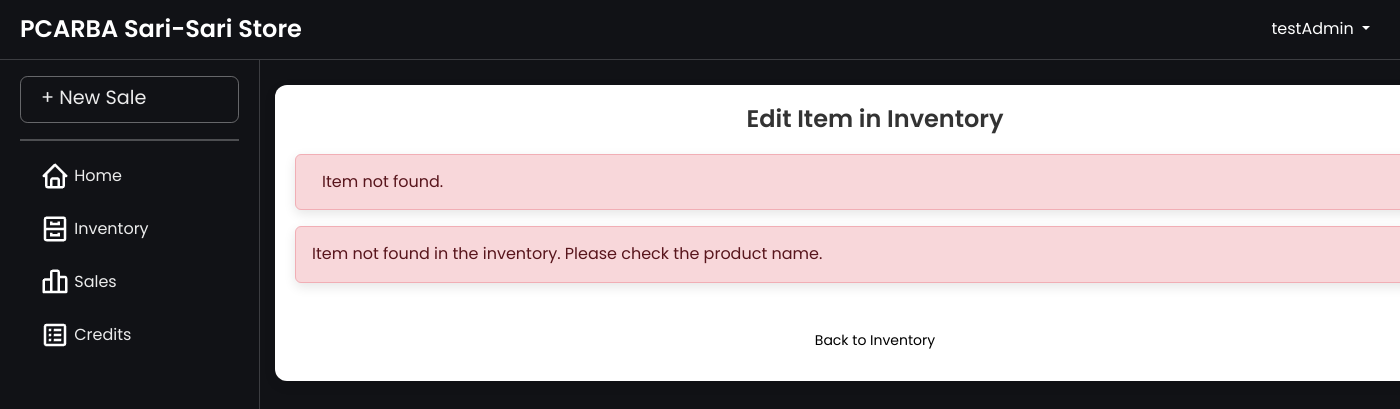
Before: /editProduct.php?productName=test (signed in) with the older database file.
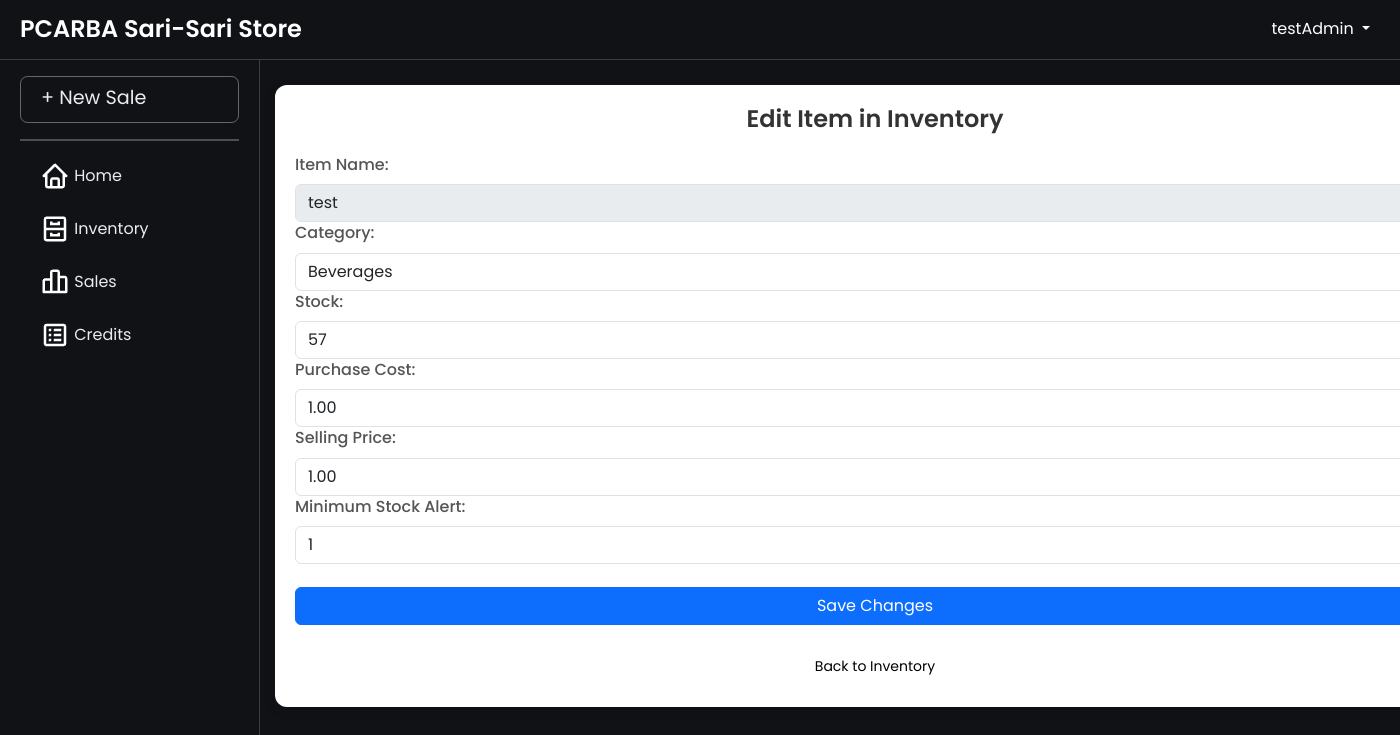
After: the same page with the newer database file.
### tables this page shows
CREATE TABLE `products` (
  `productId` int(11) NOT NULL AUTO_INCREMENT,
  `productName` varchar(100) NOT NULL,
  `productCategory` varchar(100) NOT NULL,
  `unitPrice` decimal(10,2) NOT NULL,
  `stockLevel` int(11) NOT NULL,
  `reorderLevel` int(11) NOT NULL,
  `costPrice` decimal(10,2) NOT NULL,
  `userId` int(11) NOT NULL,
  PRIMARY KEY (`productId`),
  KEY `users_product` (`userId`),
  CONSTRAINT `users_product` FOREIGN KEY (`userId`) REFERENCES `users` (`userId`)
);

### htdocs/editProduct.php (the view, shortened to what this page needs)
<?php
include('db.php');
$categories = [
    'Beverages',
    'Snacks',
    'Canned Goods',
    'Personal Care',
    'Household Items',
    'Condiments',
    'Dairy Products',
    'Frozen Foods',
    'Bakery Items'
];
$productDetails = null;
if (isset($_GET['productName'])) {
    $productName = $_GET['productName'];
    $fetch_sql = "SELECT * FROM products WHERE productName = '$productName'";
    $result = mysqli_query($conn, $fetch_sql);
    if ($result && mysqli_num_rows($result) > 0) {
        $productDetails = mysqli_fetch_assoc($result);
    } else {
        $message = "Item not found.";
        $alert_class = "alert-danger";
    }
}
?>
<!DOCTYPE html>
<html lang="en">
<head>
    <link rel="stylesheet" href="https://stackpath.bootstrapcdn.com/bootstrap/5.1.3/css/bootstrap.min.css">
    <link rel="stylesheet" href="css/layer1.css">
</head>
<body>
    <?php include 'navbar.php'; ?>
    <div class="container main-content">
        <div class="form-container">
            <h1>Edit Item in Inventory</h1>
            <?php if (isset($message)): ?>
                <div class="alert <?php echo $alert_class; ?>" id="alert">
                    <span><?php echo $message; ?></span>
                </div>
            <?php endif; ?>
            <?php if ($productDetails): ?>
                <form method="POST">
                    <div class="form-group">
                        <label for="productName" class="form-label">Item Name:</label>
                        <input type="text" class="form-control" name="productName" id="productName" value="<?php echo $productDetails['productName']; ?>" required readonly>
                    </div>
                    <div class="form-group">
                        <label for="product_category" class="form-label">Category:</label>
                        <select class="form-select form-control" name="product_category" id="product_category" required>
                            <?php foreach ($categories as $category): ?>
                                <option value="<?php echo $category; ?>" <?php echo $category === $productDetails['productCategory'] ? 'selected' : ''; ?>><?php echo $category; ?></option>
                            <?php endforeach; ?>
                        </select>
                    </div>
                    <div class="form-group">
                        <label for="quantity" class="form-label">Stock:</label>
                        <input type="number" class="form-control" name="quantity" id="quantity" value="<?php echo $productDetails['stockLevel']; ?>" required>
                    </div>
                    <div class="form-group">
                        <label for="cost_price" class="form-label">Purchase Cost:</label>
                        <input type="text" class="form-control" name="cost_price" id="cost_price" value="<?php echo $productDetails['costPrice']; ?>" required>
                    </div>
                    <div class="form-group">
                        <label for="unit_price" class="form-label">Selling Price:</label>
                        <input type="text" class="form-control" name="unit_price" id="unit_price" value="<?php echo $productDetails['unitPrice']; ?>" required>
                    </div>
                    <div class="form-group">
                        <label for="reorder_level" class="form-label">Minimum Stock Alert:</label>
                        <input type="number" class="form-control" name="reorder_level" id="reorder_level" value="<?php echo $productDetails['reorderLevel']; ?>" required>
                    </div>
                    <br>
                    <div class="d-grid">
                        <button type="submit" name="edit_item" class="btn btn-primary">Save Changes</button>
                    </div>
                </form>
            <?php else: ?>
                <div class="alert alert-danger">
                    Item not found in the inventory. Please check the product name.
                </div>
            <?php endif; ?>
            <div class="text-center">
                <a href="inventory.php" class="btn-back">Back to Inventory</a>
            </div>
        </div>
    </div>
</body>
</html>

Changed rows visible on the page:
added products: productName "test", product_category "Beverages", quantity "57", cost_price "1.00", unit_price "1.00", reorder_level "1"
Other visible differences:
$message: "Item not found." → (not shown)
text no longer shown: "Item not found in the inventory. Please check the product name."
text now shown: "Item Name: Category: Stock: Purchase Cost: Selling Price: Minimum Stock Alert: Save Changes"
